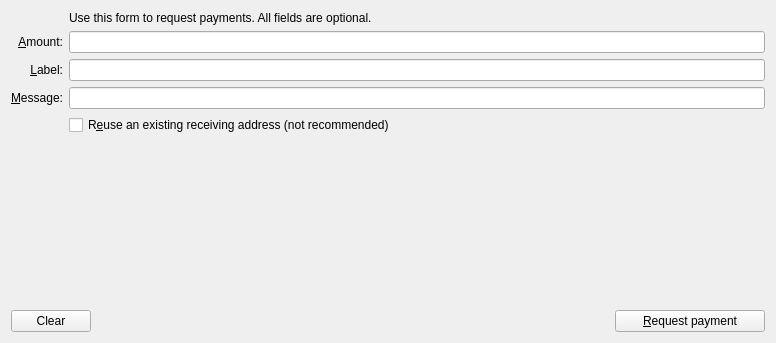
<?xml version="1.0" encoding="UTF-8"?>
<ui version="4.0">
 <class>ReceiveCoinsDialog</class>
 <widget class="QWidget" name="ReceiveCoinsDialog">
  <property name="geometry">
   <rect>
    <x>0</x>
    <y>0</y>
    <width>776</width>
    <height>343</height>
   </rect>
  </property>
  <layout class="QVBoxLayout" name="verticalLayout">
   <item>
    <layout class="QGridLayout" name="gridLayout">
     <item row="3" column="0">
      <widget class="QLabel" name="label">
       <property name="text">
        <string>&amp;Amount:</string>
       </property>
       <property name="alignment">
        <set>Qt::AlignRight|Qt::AlignTrailing|Qt::AlignVCenter</set>
       </property>
       <property name="buddy">
        <cstring>reqAmount</cstring>
       </property>
      </widget>
     </item>
     <item row="3" column="1">
      <widget class="CoinAmountField" name="reqAmount">
       <property name="minimumSize">
        <size>
         <width>80</width>
         <height>0</height>
        </size>
       </property>
       <property name="toolTip">
        <string>The amount to request</string>
       </property>
      </widget>
     </item>
     <item row="4" column="0">
      <widget class="QLabel" name="label_2">
       <property name="text">
        <string>&amp;Label:</string>
       </property>
       <property name="alignment">
        <set>Qt::AlignRight|Qt::AlignTrailing|Qt::AlignVCenter</set>
       </property>
       <property name="buddy">
        <cstring>reqLabel</cstring>
       </property>
      </widget>
     </item>
     <item row="4" column="1">
      <widget class="QLineEdit" name="reqLabel">
       <property name="toolTip">
        <string>The label to associate with the receiving address</string>
       </property>
      </widget>
     </item>
     <item row="5" column="0">
      <widget class="QLabel" name="label_3">
       <property name="text">
        <string>&amp;Message:</string>
       </property>
       <property name="alignment">
        <set>Qt::AlignRight|Qt::AlignTrailing|Qt::AlignVCenter</set>
       </property>
       <property name="buddy">
        <cstring>reqMessage</cstring>
       </property>
      </widget>
     </item>
     <item row="5" column="1">
      <widget class="QLineEdit" name="reqMessage">
       <property name="toolTip">
        <string>The message to attach to payment request</string>
       </property>
      </widget>
     </item>
     <item row="6" column="0">
      <widget class="QLabel" name="label_4">
       <property name="text">
        <string/>
       </property>
      </widget>
     </item>
     <item row="6" column="1">
      <widget class="QCheckBox" name="reuseAddress">
       <property name="toolTip">
        <string>Reuse one of the previously used receiving addresses. Reusing addresses has security and privacy issues. Do not use this unless re-generating a payment request made before.</string>
       </property>
       <property name="text">
        <string>R&amp;euse an existing receiving address (not recommended)</string>
       </property>
      </widget>
     </item>
     <item row="2" column="1">
      <widget class="QLabel" name="label_5">
       <property name="text">
        <string>Use this form to request payments. All fields are optional.</string>
       </property>
      </widget>
     </item>
    </layout>
   </item>
   <item>
    <spacer name="verticalSpacer">
     <property name="orientation">
      <enum>Qt::Vertical</enum>
     </property>
     <property name="sizeHint" stdset="0">
      <size>
       <width>20</width>
       <height>40</height>
      </size>
     </property>
    </spacer>
   </item>
   <item>
    <layout class="QHBoxLayout" name="horizontalLayout">
     <item>
      <widget class="QPushButton" name="clearButton">
       <property name="sizePolicy">
        <sizepolicy hsizetype="Minimum" vsizetype="Fixed">
         <horstretch>0</horstretch>
         <verstretch>0</verstretch>
        </sizepolicy>
       </property>
       <property name="toolTip">
        <string>Clear all fields of the form.</string>
       </property>
       <property name="text">
        <string>Clear</string>
       </property>
       <property name="icon">
        <iconset resource="../dollarcoin.qrc">
         <normaloff>:/icons/remove</normaloff>:/icons/remove</iconset>
       </property>
       <property name="autoRepeatDelay">
        <number>300</number>
       </property>
       <property name="autoDefault">
        <bool>false</bool>
       </property>
      </widget>
     </item>
     <item>
      <spacer name="horizontalSpacer">
       <property name="orientation">
        <enum>Qt::Horizontal</enum>
       </property>
       <property name="sizeHint" stdset="0">
        <size>
         <width>40</width>
         <height>20</height>
        </size>
       </property>
      </spacer>
     </item>
     <item>
      <widget class="QPushButton" name="receiveButton">
       <property name="minimumSize">
        <size>
         <width>150</width>
         <height>0</height>
        </size>
       </property>
       <property name="text">
        <string>&amp;Request payment</string>
       </property>
       <property name="icon">
        <iconset resource="../dollarcoin.qrc">
         <normaloff>:/icons/receiving_addresses</normaloff>:/icons/receiving_addresses</iconset>
       </property>
      </widget>
     </item>
    </layout>
   </item>
  </layout>
 </widget>
 <customwidgets>
  <customwidget>
   <class>CoinAmountField</class>
   <extends>QLineEdit</extends>
   <header>bitcoinamountfield.h</header>
  </customwidget>
 </customwidgets>
 <resources>
  <include location="../dollarcoin.qrc"/>
 </resources>
 <connections/>
</ui>
